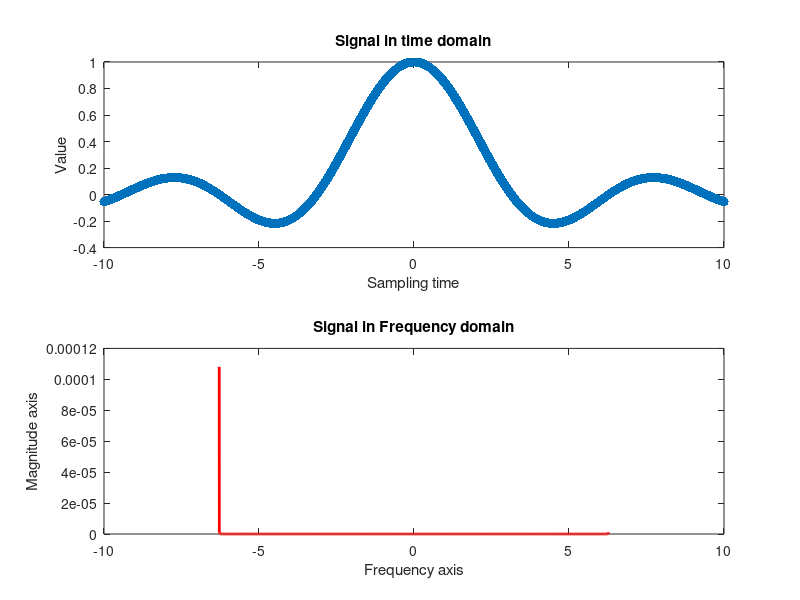

The MATLAB script that drew this image:
n = -10 : 0.00001 : 10;
x = sin(n)./n;
x(n==0) = 1;
subplot(2, 1, 1)
plot(n, x, 'LineWidth', 2, '.', 'Markersize', 20)
title('Signal in time domain')
xlabel('Sampling time')
ylabel('Value')

subplot(2, 1, 2)
N = 4096;
L = length(x);
X = fft(x, N);
Mag_X = abs(X)/L;
w = linspace(-2*pi, 2*pi, N);
plot(w, Mag_X, 'LineWidth', 2, 'r')
title('Signal in Frequency domain')
xlabel('Frequency axis')
ylabel('Magnitude axis')
pause
